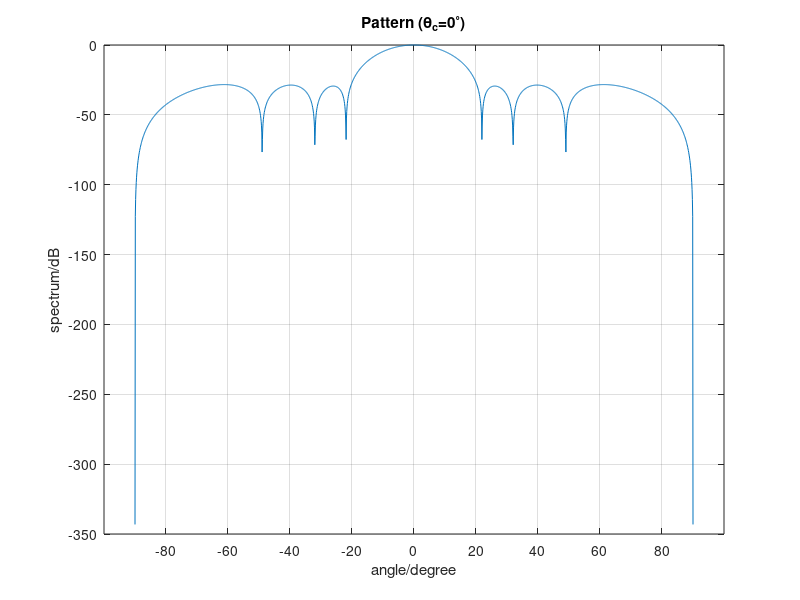

Write the MATLAB code that produced this figure.
num_array = 2*4;
f = 10e9;
c = 3e8;
wavelength = c/f;
margin = wavelength/2;
theta_signal = 0;

theta = (-90: 0.1: 90)';
sum_beam = zeros(length(theta), 1);
for n = 1: length(theta)
    steerVec = exp(-1j*2*pi*margin*(0: num_array - 1)'*sind(theta(n))/wavelength);
    weight = taylorwin(num_array);
    sum_beam(n) = weight'*steerVec;
end

plot(theta, 20*log10(abs(sum_beam)/max(abs(sum_beam))))
set(gca, 'XTICK', -80: 20: 80)
grid on
xlabel('angle/degree')
ylabel('spectrum/dB')
title('Pattern (\theta_c=0^\circ)')